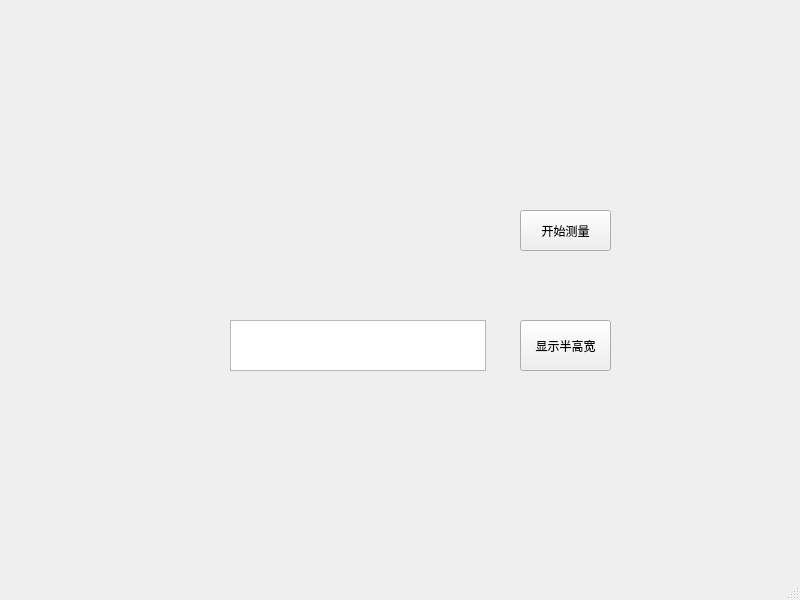
<?xml version="1.0" encoding="UTF-8"?>
<ui version="4.0">
 <class>MainWindow</class>
 <widget class="QMainWindow" name="MainWindow">
  <property name="geometry">
   <rect>
    <x>0</x>
    <y>0</y>
    <width>800</width>
    <height>600</height>
   </rect>
  </property>
  <property name="windowTitle">
   <string>MainWindow</string>
  </property>
  <widget class="QWidget" name="centralwidget">
   <widget class="QPushButton" name="pushButton">
    <property name="geometry">
     <rect>
      <x>520</x>
      <y>210</y>
      <width>91</width>
      <height>41</height>
     </rect>
    </property>
    <property name="text">
     <string>开始测量</string>
    </property>
   </widget>
   <widget class="QPushButton" name="pushButton_2">
    <property name="geometry">
     <rect>
      <x>520</x>
      <y>320</y>
      <width>91</width>
      <height>51</height>
     </rect>
    </property>
    <property name="text">
     <string>显示半高宽</string>
    </property>
   </widget>
   <widget class="QTextBrowser" name="textBrowser">
    <property name="geometry">
     <rect>
      <x>230</x>
      <y>320</y>
      <width>256</width>
      <height>51</height>
     </rect>
    </property>
   </widget>
  </widget>
  <widget class="QMenuBar" name="menubar">
   <property name="geometry">
    <rect>
     <x>0</x>
     <y>0</y>
     <width>800</width>
     <height>23</height>
    </rect>
   </property>
  </widget>
  <widget class="QStatusBar" name="statusbar"/>
 </widget>
 <resources/>
 <connections/>
</ui>
